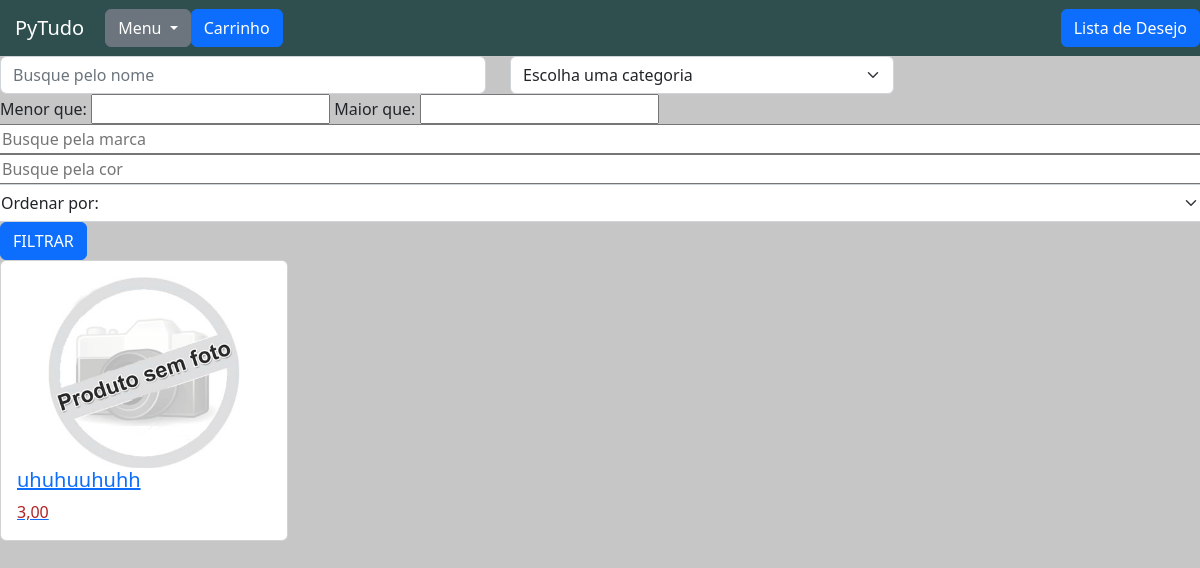
/, run on an earlier commit of the app's database.
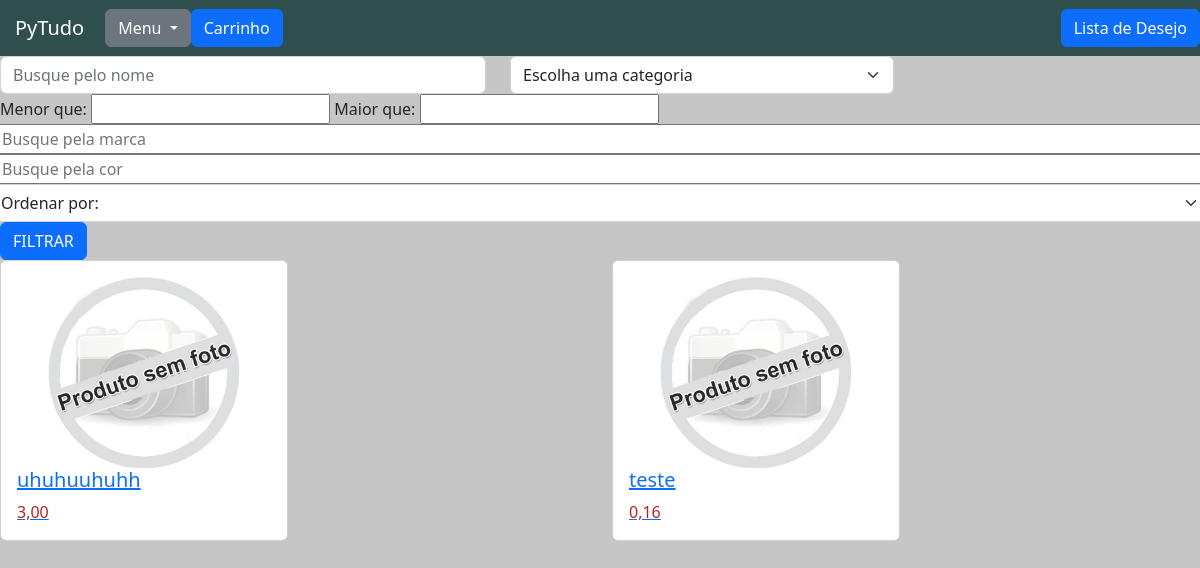
And on a later commit of the database.
### produtos/models.py (models this page shows, shortened)
class DestacadosHome(models.Model):
    produto = models.ForeignKey(Produtos, on_delete=models.CASCADE)

class Produtos(models.Model):
    nome = models.CharField(max_length=50)
    descricao = models.TextField()
    preco_de_custo = models.DecimalField(max_digits=8, decimal_places=2)
    preco = models.DecimalField(max_digits=8, decimal_places=2)
    categoria = models.ForeignKey(Categoria, blank=True, null=True, on_delete=models.SET_NULL)
    marca = models.CharField(max_length=50, blank=True, null=True)
    cor = models.CharField(max_length=30, blank=True, null=True)
    quantidade = models.IntegerField()
    data_cadastro = models.DateTimeField(auto_now_add=True)
    data_atualizacao = models.DateTimeField(auto_now=True, null=True)
    imagem_principal = models.ImageField(upload_to ='produtos/', blank=True, null=True)

### pytudo/views.py (the view)
# urls.py: path('', views.home, name='home'),
def home(request):
    categorias = Categoria.objects.all()
    produtos = DestacadosHome.objects.all()
    banners = Banner.objects.filter(home=True)
    return render(request, 'home.html', {'categorias': categorias,
                                         'produtos': produtos,
                                         'banners': banners})

### produtos/models.py (called while the page is built)
    def __str__(self):
        return self.nome

### pytudo/templates/home.html (shortened to what this page needs)
{% extends 'base.html' %}
{% load static %}
{% load filtros %}
{% block 'head' %}
    <link href="{% static 'produtos/css/listar_produtos.css' %}" rel="stylesheet">
{% endblock %}
{% block 'body' %}
<form action="{% url 'listar_produtos' %}" method="GET"> {% csrf_token %}
    <div class="row">
            <div class="col-md-5">
                <input type="text" placeholder="Busque pelo nome" class="form-control" name="nome">
            </div>
            <div class="col-md-4">
                <select class="form-select" name="categoria">
                    <option value="" disabled selected hidden>Escolha uma categoria</option>
                </select>
            </div>
            <div>
                <label>Menor que:</label>
                <input type="text" name="preco_menor_filtrar">
                <label> Maior que:</label>
                <input type="text" name="preco_maior_filtrar">
            </div>
            <input type="text" placeholder="Busque pela marca"  name="marca">
            <input type="text" placeholder="Busque pela cor"  name="cor">
            <select class="form-select" aria-label="Default select example" name="ordenacao">
                <option value="" disabled selected hidden>Ordenar por:</option>
            </select>
        <div class="col-md-3">
            <input type="submit" value="FILTRAR" class="btn btn-primary">
        </div>
    </div>
</form>
<div class="row">
    {% for produto in produtos %}
        <div class="col-md">
            <div class="card" style="width: 18rem;">
                <div class="card-body">
                    <a href="{% url 'ver_produto' produto.produto.id %}" class="links">
                        {% if produto.produto.imagem_principal %}
                            <img width="100%" src="{{produto.produto.imagem_principal.url}}">
                        {% else %}
                            <img width="100%" src="{% static 'produtos\img\sem foto.jpg' %}">
                        {% endif %}
                        <h5 class="card-title">{{produto.produto.nome}}</h5>
                        <div class="preco"> {{produto.produto.preco}} </div>
                    </a>
                </div>
            </div>
        </div>
    {% endfor %}
</div>
{% endblock %}

### pytudo/templates/base.html (shortened to what this page needs)
{% load static %}
<!doctype html>
<html lang="pt-BR">
  <head>
    <link href="{% static 'base/css/base.css' %}" rel="stylesheet">
    <link href="https://cdn.jsdelivr.net/npm/bootstrap@5.2.2/dist/css/bootstrap.min.css" rel="stylesheet">
    {% block 'head' %} {% endblock%}
  </head>
  <body>
    <nav class="navbar navbar-expand-lg navbar-dark bg-nav">
        <a class="navbar-brand" href="{% url 'home' %}">PyTudo</a>
        <div class="dropdown">
          <button class="btn btn-secondary dropdown-toggle" type="button" id="dropdownMenuButton" data-toggle="dropdown" aria-haspopup="true" aria-expanded="false">
            Menu
          </button>
        </div>
        <a class="btn btn-primary" style="position: absolute; right: 0;" href="{% url 'ver_lista_desejo' %}" role="button">Lista de Desejo</a>
        <a class="btn btn-primary" href="{% url 'carrinho' %}" role="button">Carrinho</a>
    </nav>
    {% block 'body' %}
    {% endblock%}
  </body>
</html>

### pytudo/templates/static/base/css/base.css (style rules this page uses)
body { background-color: #C6C6C6 !important; }
.bg-nav { background-color: #2F4F4F !important; padding: 10px; }
.navbar-brand { padding: 5px; margin-left: 10px; }

### pytudo/templates/static/produtos/css/listar_produtos.css (style rules this page uses)
.preco { color: #B22222; }

What changed in the data, as far as the page shows it:
added DestacadosHome: produto.nome "teste", produto.preco "0,16"
